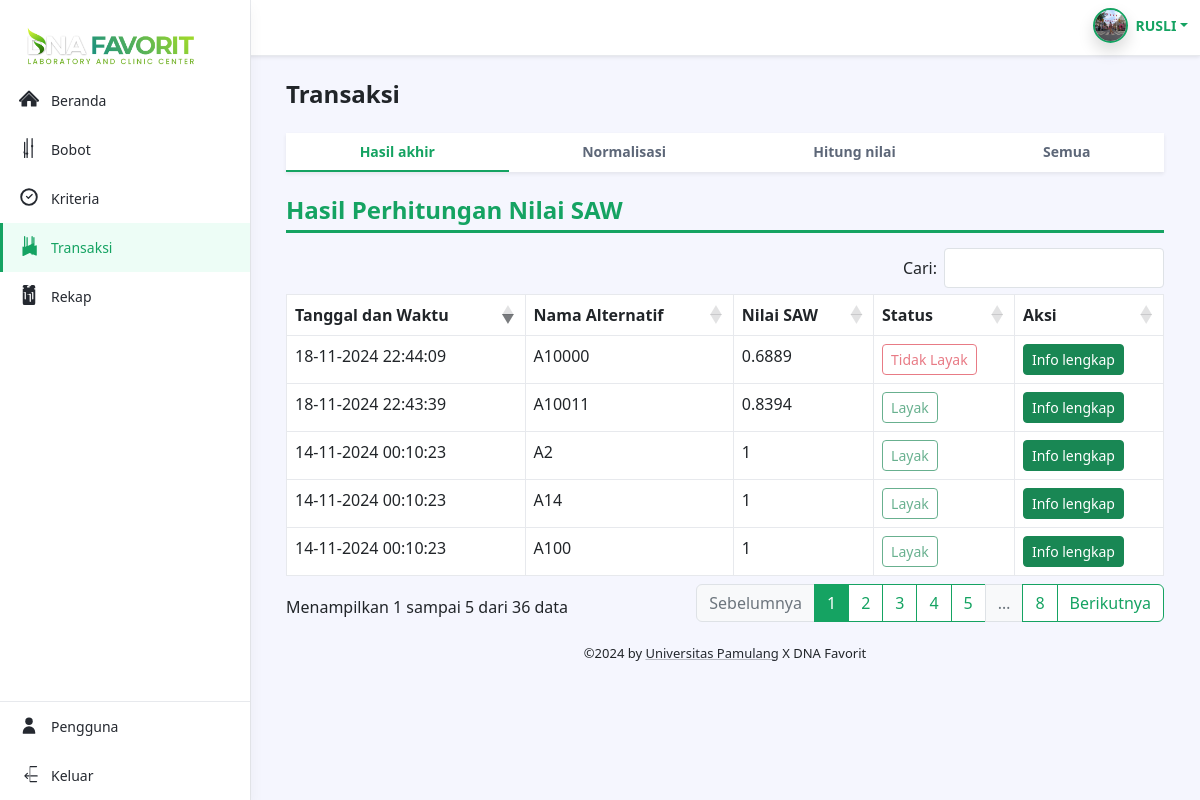
Page /index.php?page=transaksi (signed in) on the committed database.
### tables this page shows
CREATE TABLE `data_pengguna` (
  `id_pengguna` int(11) NOT NULL,
  `pengguna` varchar(50) NOT NULL,
  `katasandi` varchar(100) NOT NULL,
  `akses` varchar(15) NOT NULL,
  `status` varchar(15) NOT NULL,
  `profil` varchar(50) NOT NULL
);

CREATE TABLE `data_alternatif` (
  `id_alternatif` int(11) NOT NULL,
  `nama_alternatif` varchar(100) NOT NULL,
  `c1` float NOT NULL,
  `c2` float NOT NULL,
  `c3` float NOT NULL,
  `c4` float NOT NULL,
  `tanggal_input` datetime NOT NULL
);

### views/body/kelola/index.php (the view, shortened to what the rows shown need)
<h1 class="app-page-title">Transaksi</h1>
<?php
$sql = "SELECT * FROM data_alternatif";
$result = $conn->query($sql);
$alternatives = [];
if ($result->num_rows > 0) {
    while($row = $result->fetch_assoc()) {
        $alternatives[] = $row;
    }
}
$sql = "SELECT nama, bobot, status FROM data_bobot";
$result = $conn->query($sql);
$criteria_types = [];
$weights = [];
if ($result->num_rows > 0) {
    while($row = $result->fetch_assoc()) {
        $criteria_key = strtolower(substr($row['nama'], 1, 2));
        $criteria_types[$criteria_key] = $row['status'];
        $weights[$criteria_key] = $row['bobot'];
    }
}
$normalized_data = [];
foreach ($alternatives as $alternative) {
    $normalized_row = ['id_alternatif' => $alternative['id_alternatif'], 'nama_alternatif' => $alternative['nama_alternatif'], 'tanggal_input' => date('d-m-Y H:i:s', strtotime($alternative['tanggal_input'])) ];
    foreach ($criteria_types as $criteria => $type) {
        if ($type === 'benefit') {
            $normalized_row[$criteria] = $alternative[$criteria] / max(array_column($alternatives, $criteria));
        } else {
            $normalized_row[$criteria] = min(array_column($alternatives, $criteria)) / $alternative[$criteria];
        }
    }
    $normalized_data[] = $normalized_row;
}
$final_scores = [];
foreach ($normalized_data as $row) {
    $score = 0;
    $calculation_row = ['id_alternatif' => $row['id_alternatif'], 'nama_alternatif' => $row['nama_alternatif'], 'tanggal_input' => $row['tanggal_input']];
    foreach ($weights as $criteria => $weight) {
        $calculation_row[$criteria] = $row[$criteria] * $weight;
        $score += $calculation_row[$criteria];
    }
    $final_scores[] = [
        'id_alternatif' => $row['id_alternatif'],
        'nama_alternatif' => $row['nama_alternatif'],
        'tanggal_input' => $row['tanggal_input'],
        'score' => $score
    ];
}
usort($final_scores, function($a, $b) {
    return $b['score'] <=> $a['score'];
});
?>
				<div class="tab-content" id="orders-table-tab-content">
			        <div class="tab-pane fade show active" id="orders-all" role="tabpanel" aria-labelledby="orders-all-tab">
                                <div class="table-responsive">
                                    <table id="myTable" class="table table-bordered" style="margin-bottom: 30px;">
                                        <thead style="background-color: #15a362; color: white;">
                                            <tr>
                                                <th>Tanggal dan Waktu</th>
                                                <th>Nama Alternatif</th>
                                                <th>Nilai SAW</th>
                                                <th>Status</th>
                                                <th>Aksi</th>
                                            </tr>
                                        </thead>
                                        <tbody>
                                        <?php if (empty($final_scores)): ?>
                                            <tr>
                                                <td colspan="5" style="text-align:center;">Tidak ada data</td>
                                            </tr>
                                        <?php else: ?>
                                            <?php foreach ($final_scores as $final_score): ?>
                                            <tr>
                                                <td><?= $final_score['tanggal_input'] ?></td>
                                                <td><?= $final_score['nama_alternatif'] ?></td>
                                                <td><?= round($final_score['score'], 4) ?></td>
                                                <?php
                                                    if ($final_score['score'] >= 0.8){
                                                    echo "<td><button type='button' class='btn btn-outline-success btn-sm' disabled>Layak</button</td>";
                                                    } else {
                                                        echo "<td><button type='button' class='btn btn-outline-danger btn-sm' disabled>Tidak Layak</button></td>";
                                                    }
                                                    if ($_SESSION['akses'] === 'manajer') {
                                                        echo "<td><a type='button' class='btn btn-danger btn-sm' href='index.php?page=transaksi&hapus=" .  $final_score['id_alternatif']  . "' onclick='return confirmDelete()'>Hapus</a>";
                                                    } else {
                                                        echo "<td>";
                                                    }
                                                    $alternatif = $row['nama_alternatif'];
                                                    $sql1 = "SELECT * FROM data_alternatif WHERE nama_alternatif = '$alternatif'";
                                                    $result1 = $conn->query($sql1);
                                                        if ($result1 && $result1->num_rows > 0) {
                                                            $c = [
                                                                'c1' => '-',
                                                                'c2' => '-',
                                                                'c3' => '-',
                                                                'c4' => '-'
                                                            ];
                                                            while ($row1 = $result1->fetch_assoc()) {
                                                                $c1 = $row1['c1'];
                                                                $c2 = $row1['c2'];
                                                                $c3 = $row1['c3'];
                                                                $c4 = $row1['c4'];
                                                                $sql2 = "SELECT
                                                                            data_kriteria.nama AS nama_kriteria,
                                                                                data_bobot.nama AS nama_bobot
                                                                            FROM
                                                                                data_kriteria
                                                                            INNER JOIN
                                                                                data_bobot
                                                                            ON
                                                                                data_kriteria.id_bobot = data_bobot.id_bobot
                                                                            WHERE
                                                                                (data_bobot.nama = '(C1) KESEHATAN TANAMAN' AND data_kriteria.nilai = $c1)
                                                                                OR (data_bobot.nama = '(C2) PERTUMBUHAN TANAMAN' AND data_kriteria.nilai = $c2)
                                                                                OR (data_bobot.nama = '(C3) WARNA DAUN' AND data_kriteria.nilai = $c3)
                                                                                OR (data_bobot.nama = '(C4) KUALITAS AKAR' AND data_kriteria.nilai = $c4)";
                                                                $result2 = $conn->query($sql2);
                                                                if ($result2 && $result2->num_rows > 0) {
                                                                    while ($row2 = $result2->fetch_assoc()) {
                                                                        switch ($row2['nama_bobot']) {
                                                                            case '(C1) KESEHATAN TANAMAN':
                                                                                $c['c1'] = $row2['nama_kriteria'];
                                                                            break;
                                                                            case '(C2) PERTUMBUHAN TANAMAN':
                                                                                $c['c2'] = $row2['nama_kriteria'];
                                                                            break;
                                                                            case '(C3) WARNA DAUN':
                                                                                $c['c3'] = $row2['nama_kriteria'];
                                                                            break;
                                                                            case '(C4) KUALITAS AKAR':
                                                                                $c['c4'] = $row2['nama_kriteria'];
                                                                            break;
                                                                        }
                                                                    }
                                                                }
                                                            }
                                                        ?>
                                                    <button type="button"
                                                    class='btn btn-success btn-sm'
                                                    data-bs-toggle="modal"
                                                    data-bs-target="#detailModal"
                                                    data-kode="<?php echo $final_score['nama_alternatif']; ?>"
                                                    data-c1="<?php echo $c['c1']; ?>"
                                                    data-c2="<?php echo $c['c2']; ?>"
                                                    data-c3="<?php echo $c['c3']; ?>"
                                                    data-c4="<?php echo $c['c4']; ?>"
                                                    data-nilaiuji="<?php echo number_format($final_score['score'], 4); ?>"
                                                    data-hasiluji="<?php echo $final_score['score'] >= 0.8 ? 'Layak' : 'Tidak Layak'; ?>">
                                                        Info lengkap
                                                    </button>
                                                    </td>
                                            </tr>
                                            <?php } endforeach; ?>
                                        <?php endif; ?>
                                        </tbody>
                                    </table>
                                </div>
                       </div>
                    </div>
    </div>

### views/main/header.php (shortened to what the rows shown need)
<!DOCTYPE html>
<html lang="en">
<head>
	<link href="assets/plugins/bootstrap-icons/bootstrap-icons.css" rel="stylesheet">
    <link id="theme-style" rel="stylesheet" href="assets/css/portal.css">
    <link href="assets/plugins/bootstrap/css/bootstrap.min.css" rel="stylesheet">
    <link href="assets/plugins/datatables/dataTables.bootstrap5.min.css" rel="stylesheet">
</head>
<body class="app">
    <header class="app-header fixed-top">
        <div class="app-header-inner">
	        <div class="container-fluid py-2">
		        <div class="app-header-content">
		            <div class="row justify-content-between align-items-center">
					<div class="app-utilities col-auto">
						<div class="app-utility-item app-user-dropdown dropdown">
							<a class="nav-link nav-profile d-flex align-items-center pe-0" href="#" data-bs-toggle="dropdown">
								<?php
									$id = $_SESSION['id'];
									$sql = "SELECT * FROM data_pengguna WHERE id_pengguna = $id";
									$result = $conn->query($sql);
									if ($result->num_rows > 0) {
										$row = $result->fetch_assoc();
										$namaprofil = $row['profil'];
									}
									$profile_image = "assets/images/profiles/" . $namaprofil;
								?>
								<img src="<?php echo $profile_image; ?>" alt="user profile" class="rounded-circle shadow" style="width: 35px; height: 35px; border: 2px solid #15a362;">
								<span class="d-none d-md-block dropdown-toggle ps-2 fw-bold" style="color: #15A362; font-size: 14px;"><?php echo strtoupper($_SESSION['username']); ?></span>
							</a>
						</div>
					</div>
		        </div>
	            </div>
	        </div>
        </div>
    </header>
    <div class="app-wrapper">
	    <div class="app-content pt-3 p-md-3 p-lg-4">
		    <div class="container-xl">

### rows in the picture
data_pengguna: profil (picture)
data_alternatif: tanggal_input "14-11-2024 00:10:23", nama_alternatif "A14", score "1", shows "Layak"
data_alternatif: tanggal_input "14-11-2024 00:10:23", nama_alternatif "A100", score "1", shows "Layak"
data_alternatif: tanggal_input "18-11-2024 22:43:39", nama_alternatif "A10011", score "0.8394", shows "Layak"
data_alternatif: tanggal_input "18-11-2024 22:44:09", nama_alternatif "A10000", score "0.6889", shows "Tidak Layak"

### other values in the picture
$_SESSION['username'] "RUSLI"
$final_score['tanggal_input'] "14-11-2024 00:10:23"
$final_score['nama_alternatif'] "A2"
$final_score['score'] "1"
